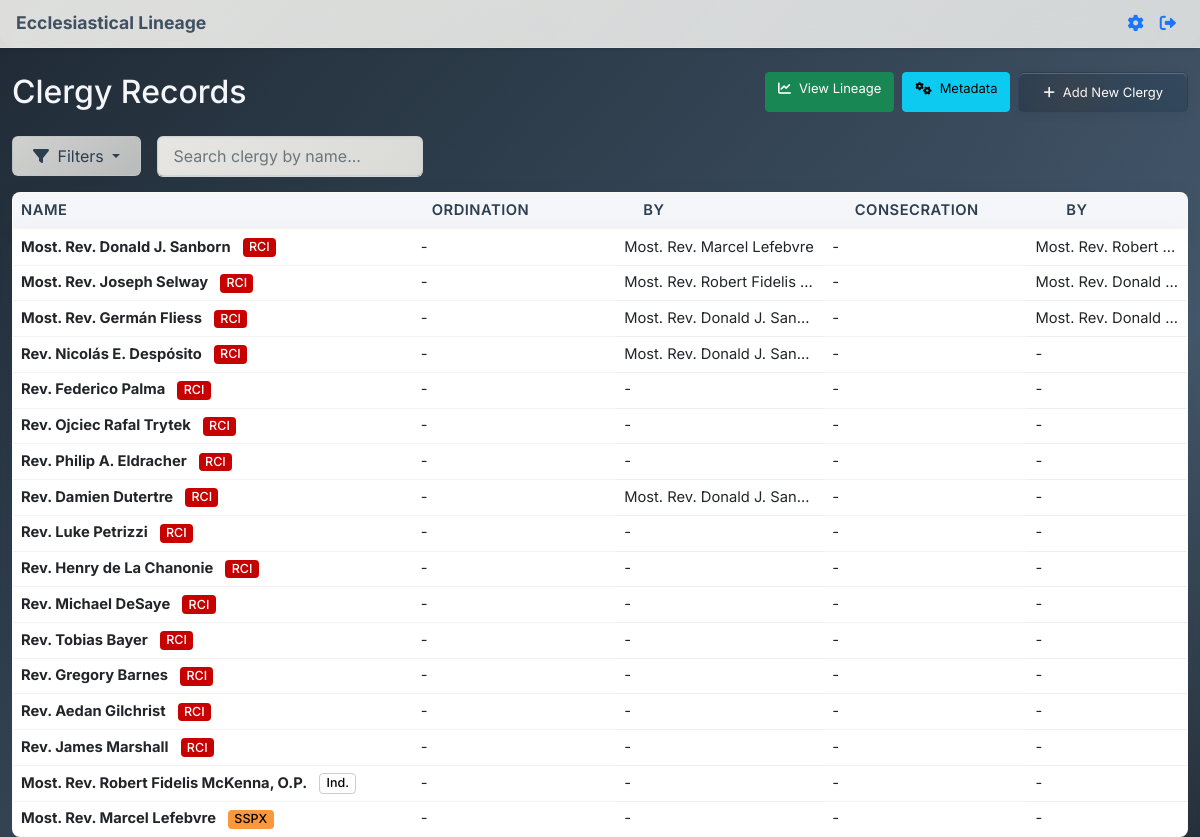
The app's page /clergy (signed in), older data.
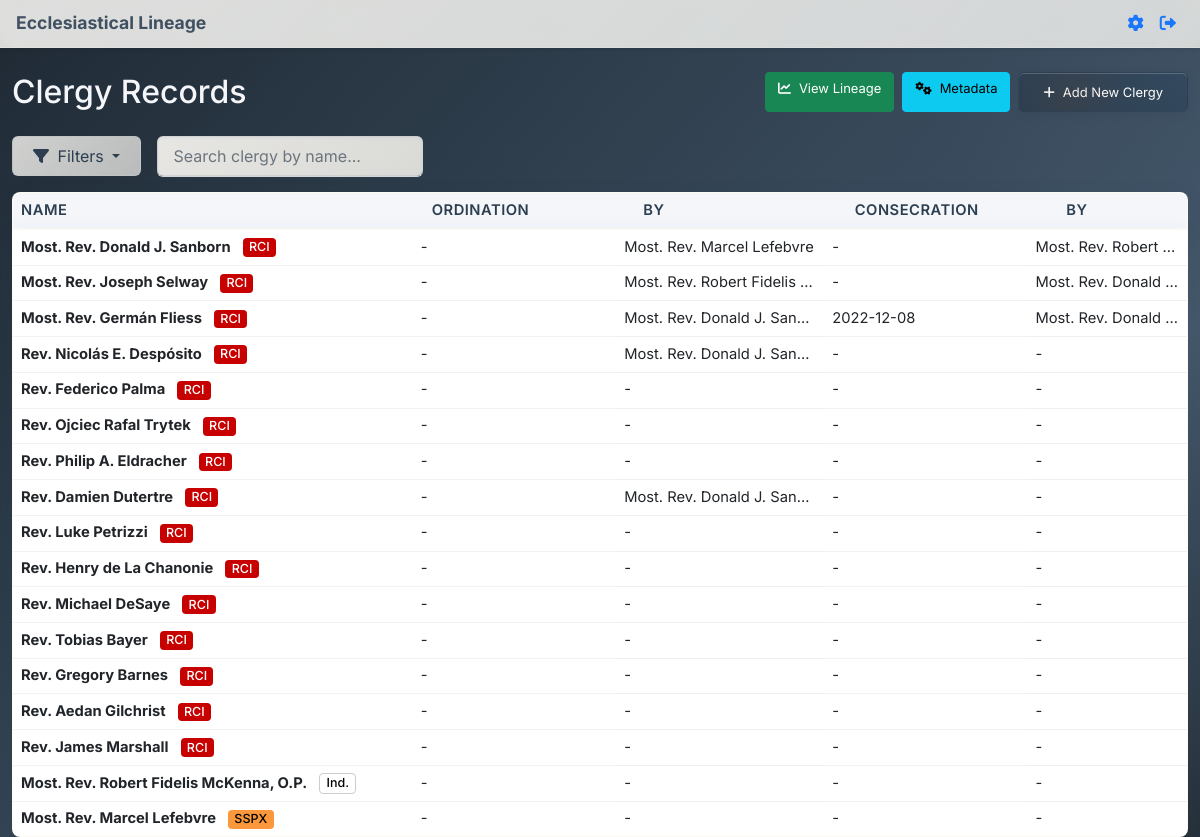
The same page, newer data.
### app.py (models this page shows, shortened)
class Clergy(db.Model):
    id = db.Column(db.Integer, primary_key=True)
    name = db.Column(db.String(200), nullable=False)
    rank = db.Column(db.String(100), nullable=False)
    organization = db.Column(db.String(200))
    date_of_birth = db.Column(db.Date)
    date_of_ordination = db.Column(db.Date)
    ordaining_bishop_id = db.Column(db.Integer, db.ForeignKey('clergy.id'))
    date_of_consecration = db.Column(db.Date)
    consecrator_id = db.Column(db.Integer, db.ForeignKey('clergy.id'))
    co_consecrators = db.Column(db.Text)  # JSON array of clergy IDs
    date_of_death = db.Column(db.Date)
    notes = db.Column(db.Text)
    ordaining_bishop = db.relationship('Clergy', foreign_keys=[ordaining_bishop_id], remote_side=[id])
    consecrator = db.relationship('Clergy', foreign_keys=[consecrator_id], remote_side=[id])

class Organization(db.Model):
    id = db.Column(db.Integer, primary_key=True)
    name = db.Column(db.String(200), unique=True, nullable=False)
    abbreviation = db.Column(db.String(20), unique=True)  # Short code for the organization
    description = db.Column(db.Text)
    color = db.Column(db.String(7), nullable=False, default="#27ae60")
    created_at = db.Column(db.DateTime, default=datetime.utcnow)

### app.py (the view, shortened to what this page needs)
@app.route('/clergy')
def clergy_list():
    if 'user_id' not in session:
        flash('Please log in to access clergy records.', 'error')
        return redirect(url_for('login'))
    exclude_priests = request.args.get('exclude_priests') == '1'
    exclude_coconsecrators = request.args.get('exclude_coconsecrators') == '1'
    exclude_organizations = request.args.getlist('exclude_organizations')
    search = request.args.get('search', '').strip()
    query = Clergy.query
    if exclude_priests:
        query = query.filter(Clergy.rank != 'Priest')
    if exclude_organizations:
        query = query.filter(~Clergy.organization.in_(exclude_organizations))
    if search:
        query = query.filter(Clergy.name.ilike(f'%{search}%'))
    clergy_list = query.all()
    for clergy in clergy_list:
        if clergy.rank.lower() == 'bishop':
            clergy.display_name = f"Most. Rev. {clergy.name}"
        elif clergy.rank.lower() == 'priest':
            clergy.display_name = f"Rev. {clergy.name}"
        else:
            clergy.display_name = clergy.name
    organizations = Organization.query.order_by(Organization.name).all()
    org_abbreviation_map = {org.name: org.abbreviation for org in organizations}
    org_color_map = {org.name: org.color for org in organizations}
    ranks = Rank.query.order_by(Rank.name).all()
    all_clergy = Clergy.query.all()
    return render_template('clergy_list.html',
                         clergy_list=clergy_list,
                         org_abbreviation_map=org_abbreviation_map,
                         org_color_map=org_color_map,
                         organizations=organizations,
                         ranks=ranks,
                         all_clergy=all_clergy,
                         exclude_priests=exclude_priests,
                         exclude_coconsecrators=exclude_coconsecrators,
                         exclude_organizations=exclude_organizations,
                         search=search)

### app.py (called while the page is built)
def getContrastColor(hexColor):
    if not hexColor or not hexColor.startswith('#'):
        return 'black'
    hex = hexColor.replace('#', '')
    if len(hex) != 6:
        return 'black'
    try:
        r = int(hex[0:2], 16)
        g = int(hex[2:4], 16)
        b = int(hex[4:6], 16)
        luminance = (0.299 * r + 0.587 * g + 0.114 * b) / 255
        return 'white' if luminance <= 0.5 else 'black'
    except (ValueError, IndexError):
        return 'black'

def getBorderStyle(hexColor):
    if not hexColor or not hexColor.startswith('#'):
        return ''
    hex = hexColor.replace('#', '')
    if len(hex) != 6:
        return ''
    try:
        r = int(hex[0:2], 16)
        g = int(hex[2:4], 16)
        b = int(hex[4:6], 16)
        luminance = (0.299 * r + 0.587 * g + 0.114 * b) / 255
        if luminance > 0.8:
            return 'border: 1px solid #ccc;'
        return ''
    except (ValueError, IndexError):
        return ''

### templates/clergy_list.html (shortened to what this page needs)
{% extends "base.html" %}
{% block full_content %}
    <div class="container mt-4">
    <div class="d-flex justify-content-between align-items-center mb-4">
        <h1 class="h2 mb-0">Clergy Records</h1>
        <div class="d-flex gap-2">
            <a href="{{ url_for('lineage_visualization') }}" class="btn btn-success">
                <i class="fas fa-chart-line me-2"></i>View Lineage
            </a>
            <a href="{{ url_for('metadata') }}" class="btn btn-info">
                <i class="fas fa-cogs me-2"></i>Metadata
            </a>
            <a href="{{ url_for('add_clergy') }}" class="btn btn-primary">
                <i class="fas fa-plus me-2"></i>Add New Clergy
            </a>
        </div>
    </div>
    <div class="mb-3 d-flex flex-wrap gap-2 align-items-center">
        <div class="dropdown">
            <button class="btn btn-outline-secondary dropdown-toggle filter-btn" type="button" id="filterDropdown" data-bs-toggle="dropdown" aria-expanded="false">
                <i class="fas fa-filter me-1"></i> Filters
            </button>
        </div>
        <form class="d-flex align-items-center ms-2 position-relative" id="searchForm" autocomplete="off" onsubmit="return false;">
            <input type="text" class="form-control search-input-wide" name="search" id="clergySearchInput" placeholder="Search clergy by name..." value="{{ search }}" autocomplete="off">
        </form>
    </div>
    {% if clergy_list %}
        <div class="sticky-table-outer-card">
            <table class="table mb-0 sticky-table sticky-table-header">
                <thead class="table-dark">
                    <tr>
                        <th class="table-header-small name-col">Name</th>
                        <th class="table-header-small">Ordination</th>
                        <th class="table-header-small by-col">by</th>
                        <th class="table-header-small">Consecration</th>
                        <th class="table-header-small by-col">by</th>
                    </tr>
                </thead>
            </table>
            <div class="sticky-table-container">
                <table class="table mb-0 sticky-table sticky-table-body">
                    <tbody id="clergyTableBody">
                        {% for clergy in clergy_list %}
                        <tr class="clergy-row" data-clergy-id="{{ clergy.id }}" style="cursor: pointer;">
                            <td class="name-col">
                                <strong>{{ clergy.display_name }}</strong>
                                {% if clergy.organization and org_abbreviation_map.get(clergy.organization) %}
                                    <span class="badge ms-2" style="background-color: {{ org_color_map.get(clergy.organization, '#27ae60') }}; color: {{ 'white' if getContrastColor(org_color_map.get(clergy.organization, '#27ae60')) == 'white' else 'black' }}; {{ getBorderStyle(org_color_map.get(clergy.organization, '#27ae60')) }}; font-size: 0.85em; vertical-align: middle;">{{ org_abbreviation_map.get(clergy.organization) }}</span>
                                {% endif %}
                            </td>
                            <td>{{ clergy.date_of_ordination.strftime('%Y-%m-%d') if clergy.date_of_ordination else '-' }}</td>
                            <td class="by-col" title="{{ clergy.ordaining_bishop.display_name if clergy.ordaining_bishop and clergy.ordaining_bishop.display_name is defined else (clergy.ordaining_bishop.name if clergy.ordaining_bishop else '') }}">
                                {% if clergy.ordaining_bishop %}{{ clergy.ordaining_bishop.display_name if clergy.ordaining_bishop.display_name is defined else clergy.ordaining_bishop.name }}{% else %}-{% endif %}
                            </td>
                            <td>{{ clergy.date_of_consecration.strftime('%Y-%m-%d') if clergy.date_of_consecration else '-' }}</td>
                            <td class="by-col" title="{{ clergy.consecrator.display_name if clergy.consecrator and clergy.consecrator.display_name is defined else (clergy.consecrator.name if clergy.consecrator else '') }}">
                                {% if clergy.consecrator %}{{ clergy.consecrator.display_name if clergy.consecrator.display_name is defined else clergy.consecrator.name }}{% else %}-{% endif %}
                            </td>
                        </tr>
                        {% endfor %}
                    </tbody>
                </table>
            </div>
        </div>
    {% endif %}
    </div>
{% endblock %}

### templates/base.html (shortened to what this page needs)
<!DOCTYPE html>
<html lang="en">
<head>
    <link href="https://cdn.jsdelivr.net/npm/bootstrap@5.1.3/dist/css/bootstrap.min.css" rel="stylesheet">
    <link href="https://cdnjs.cloudflare.com/ajax/libs/font-awesome/6.0.0/css/all.min.css" rel="stylesheet">
    <link href="{{ url_for('static', filename='css/main.css') }}" rel="stylesheet">
</head>
<body>
    {% include 'navbar.html' %}
    {% block full_content %}{% endblock %}
</body>
</html>

### templates/navbar.html (shortened to what this page needs)
<nav class="navbar navbar-expand-lg navbar-light bg-light shadow-sm" style="position:fixed; top:0; left:0; width:100vw; z-index:1050; height:48px; min-height:48px;">
  <div class="container-fluid px-3">
    <a class="navbar-brand py-0" href="/" style="font-size:1.1rem;">Ecclesiastical Lineage</a>
    <div class="d-flex align-items-center ms-auto">
      {% if session.get('is_admin') %}
        <a class="nav-link px-2" href="{{ url_for('settings') }}" title="Settings">
        </a>
      {% endif %}
      {% if session.get('user_id') %}
        <a class="nav-link px-2" href="#" title="Logout" hx-get="{{ url_for('logout') }}" hx-target="body" hx-push-url="true">
        </a>
      {% else %}
        <a class="nav-link px-2" href="{{ url_for('login') }}" title="Login">
          <i class="fas fa-sign-in-alt fa-lg"></i>
        </a>
      {% endif %}
    </div>
  </div>
</nav>
<div style="height:48px;"></div>

Row changes from the older to the newer data that the page shows:
changed Clergy (number 3 of 17 on the later page): date_of_consecration "-" → "2022-12-08"
